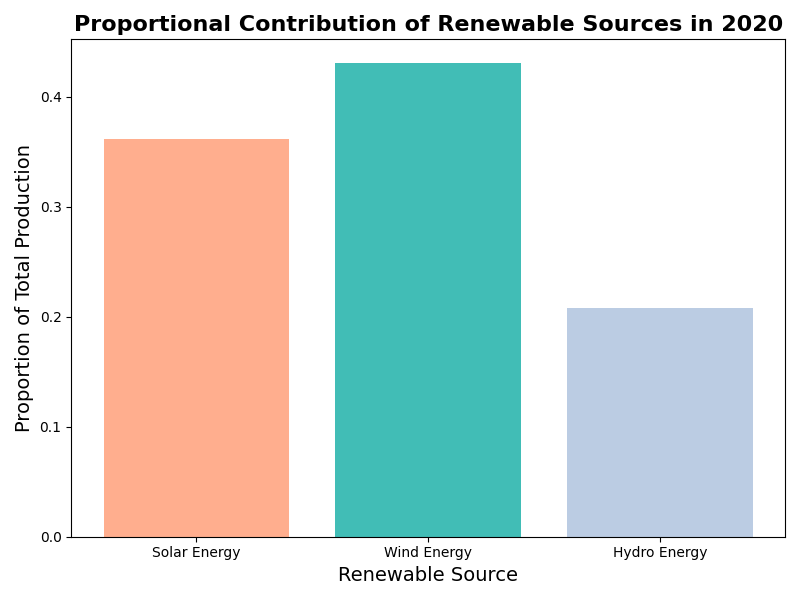

This chart was generated by the following Python code:
import matplotlib.pyplot as plt
import numpy as np

# Data for energy production (in gigawatt hours, GWh) over the years for different renewable sources
years = np.arange(2010, 2021)

# Altered energy production data for each renewable source, preserving original structure
solar_energy = [30, 70, 40, 110, 90, 60, 160, 50, 220, 190, 130]
wind_energy = [65, 20, 30, 50, 140, 35, 110, 95, 80, 125, 155]
hydro_energy = [50, 60, 70, 100, 105, 55, 90, 85, 95, 80, 75]

# Stack the data for area plotting
energy_data = np.vstack([solar_energy, wind_energy, hydro_energy])

# Plotting the stacked area chart
fig, ax = plt.subplots(figsize=(14, 8))

colors = ['#ffa07a', '#20b2aa', '#b0c4de']

ax.stackplot(years, energy_data, labels=['Solar Energy', 'Wind Energy', 'Hydro Energy'],
             colors=colors, alpha=0.85)

ax.set_title('GreenVille Renewable Energy Revolution:\nCumulative Growth of Energy Production (2010-2020)', fontsize=18, fontweight='bold', loc='center')
ax.set_xlabel('Year', fontsize=14)
ax.set_ylabel('Energy Production (GWh)', fontsize=14)

ax.grid(True, linestyle='--', alpha=0.7)
ax.legend(loc='upper left', title='Renewable Sources', fontsize=12, title_fontsize='13')

plt.xticks(years, rotation=45, fontsize=12)
plt.yticks(fontsize=12)
plt.tight_layout()

# Add annotations for key points
ax.annotate('Rapid adoption of solar energy', xy=(2014, 130), xytext=(2012, 150),
            arrowprops=dict(facecolor='black', shrink=0.05), fontsize=12)

ax.annotate('Steady growth in hydro energy', xy=(2020, 105), xytext=(2017, 115),
            arrowprops=dict(facecolor='black', shrink=0.05), fontsize=12)

# Second plot: Line chart showing the proportion of each energy source in 2020
fig, ax2 = plt.subplots(figsize=(8, 6))

# Calculate proportions with altered data
total_2020_energy = np.sum(np.array([solar_energy[-1], wind_energy[-1], hydro_energy[-1]]))
proportions = [solar_energy[-1]/total_2020_energy, wind_energy[-1]/total_2020_energy, hydro_energy[-1]/total_2020_energy]

ax2.bar(['Solar Energy', 'Wind Energy', 'Hydro Energy'], proportions, color=colors, alpha=0.85)

ax2.set_title('Proportional Contribution of Renewable Sources in 2020', fontsize=16, fontweight='bold')
ax2.set_xlabel('Renewable Source', fontsize=14)
ax2.set_ylabel('Proportion of Total Production', fontsize=14)

plt.tight_layout()
plt.show()
